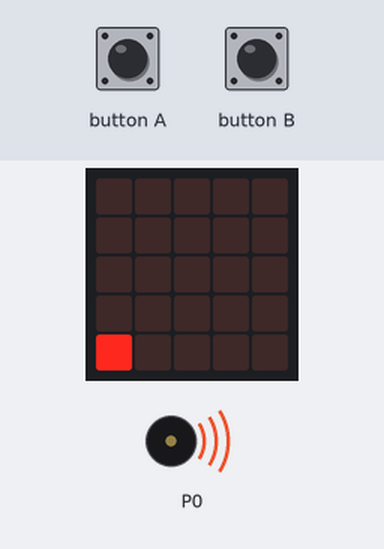
This program was run on a simulated BBC micro:bit (MakeCode). Shown: the board's 5×5 LED display, buzzer (waves = sounding). Inputs (shaded band) come from the test bench.

Above: at 1.2 s.
1.3 s: button A pressed for 0.15 s
At 2.7 s:
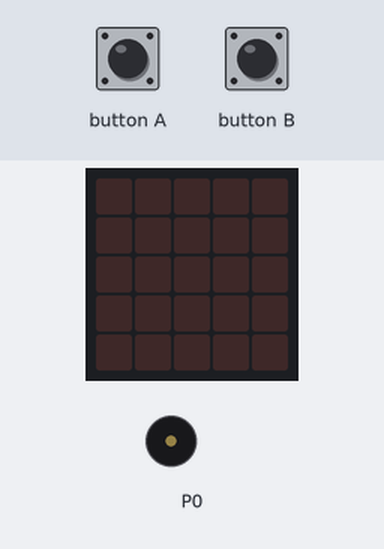
3.0 s: button B pressed for 0.15 s
At 3.34 s:
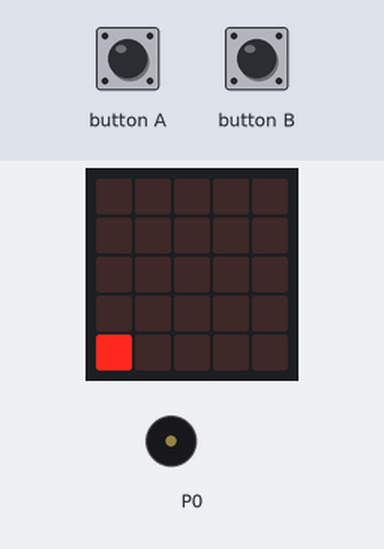
3.7 s: button B pressed for 0.15 s
At 4.2 s:
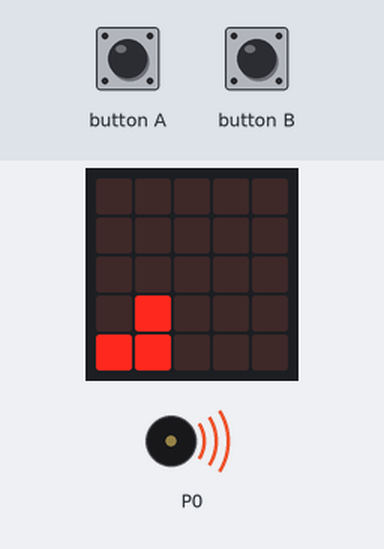
4.4 s: button B pressed for 0.15 s
At 4.9 s:
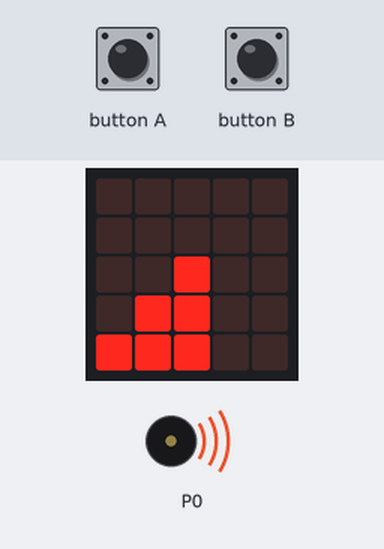
5.1 s: button B pressed for 0.15 s
At 5.76 s:
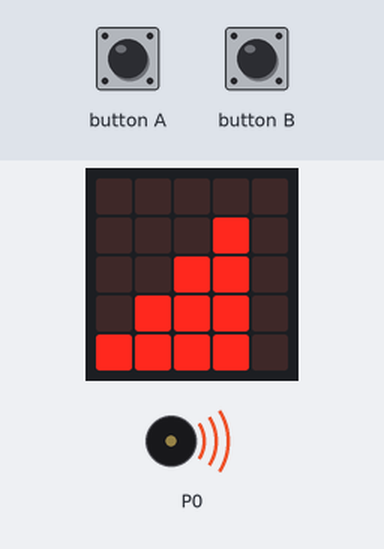
5.8 s: button B pressed for 0.15 s
At 6.4 s:
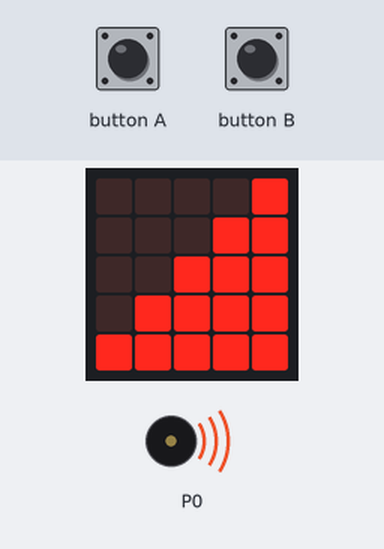
Timing chart, 0 to 7.5 s (numbered marks = the images above; inputs shaded):
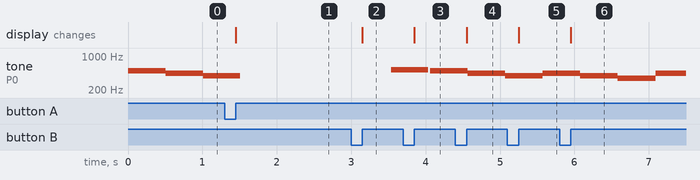

The program:

main.ts
```typescript
input.onButtonPressed(Button.A, function () {
    if (contador > 0) {
        contador += -1
        vol += -51
        music.setVolume(vol)
        for (let index = 0; index <= 4; index++) {
            led.unplot(x, index)
        }
        x += -1
    }
})
input.onButtonPressed(Button.B, function () {
    if (contador <= 4) {
        vol += 51
        music.setVolume(vol)
        x += 1
        for (let index = 0; index <= contador; index++) {
            led.plot(x, y - index)
        }
        contador += 1
    }
})
let contador = 0
let y = 0
let x = 0
let vol = 0
music.setVolume(51)
vol = 51
x = 0
y = 4
contador = 1
led.plot(x, y)
basic.forever(function () {
    music.playMelody("B A G A G F A C5 ", 120)
})
```

test.ts
```typescript
// aquí va el archivo "tests"; esto no se compilará cuando este paquete se utilice como una extensión.
```

Measured:
- after the input at 1.3 s, the display: changes after 0.15 s (image 1)
- after the input at 3.0 s, tone on P0: silent → 523 Hz after 0.54 s; the display: changes after 0.15 s (image 2)
- after the input at 3.7 s, the display: changes after 0.15 s (image 3)
- after the input at 4.4 s, the display: changes after 0.15 s (image 4)
- after the input at 5.1 s, the display: changes after 0.15 s (image 5)
- after the input at 5.8 s, the display: changes after 0.15 s (image 6)
